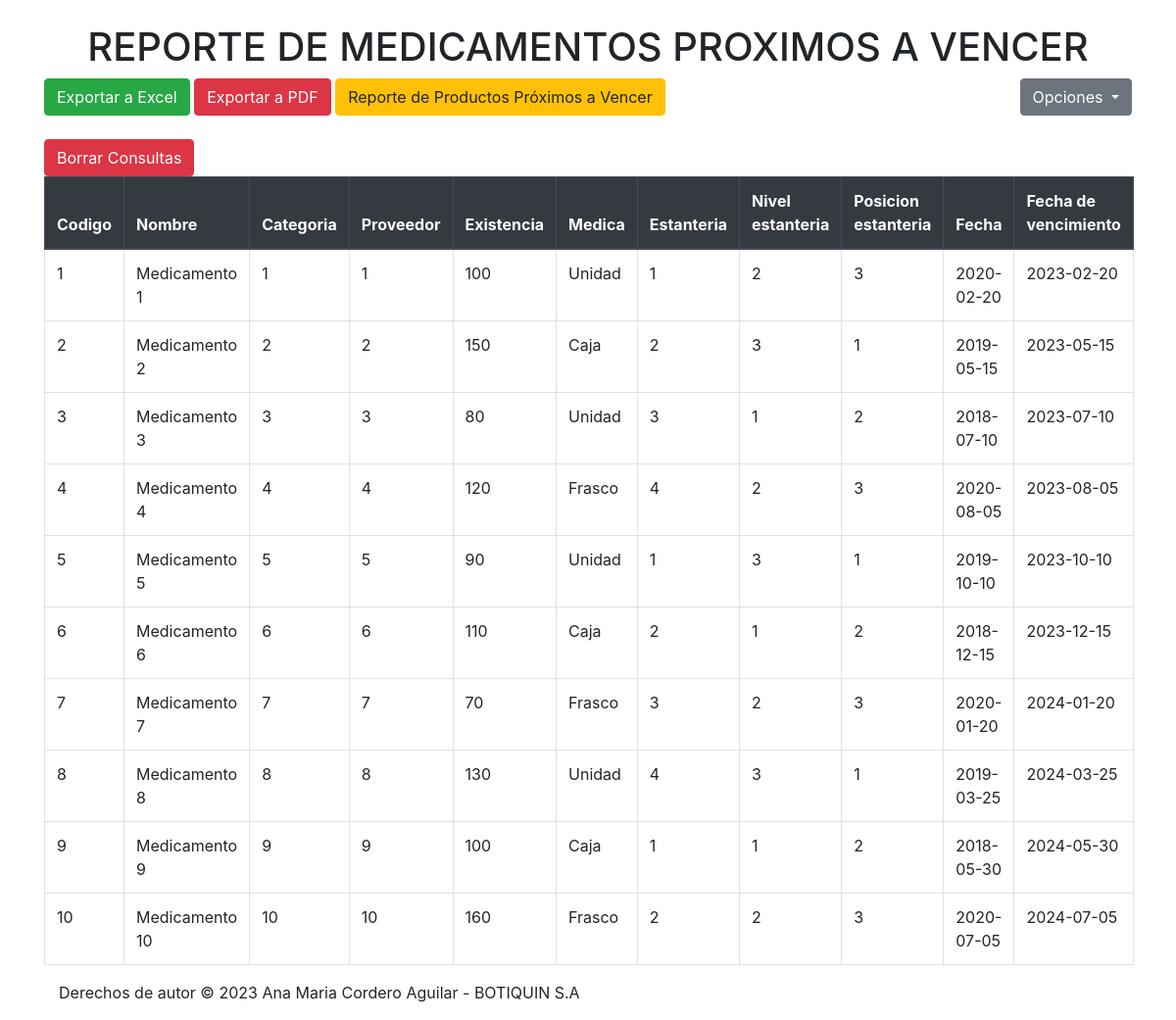
The app's page /Menu/reportes/Reportes2.php (signed in) with its own data.
### tables this page shows
CREATE TABLE
    IF NOT EXISTS Medications (
        Code INT NOT NULL AUTO_INCREMENT PRIMARY KEY,
        Description VARCHAR(255) NOT NULL,
        Lot VARCHAR(110) NOT NULL,
        Quantity INT NOT NULL,
        Purchase_Price DECIMAL(30, 2) NOT NULL,
        Sale_Price DECIMAL(30, 2) NOT NULL,
        Status VARCHAR(30) NOT NULL,
        Category_Code INT,
         
        Supplier_Code INT,
         
        Entry_Date DATE NOT NULL,
        Expiry_Date DATE NOT NULL,
        Unit_of_Measure VARCHAR(50) NOT NULL,
        Shelf_Number INT NOT NULL,
        Shelf_Level INT NOT NULL,
        shelf_position_number INT NOT NULL,
        CONSTRAINT FK_Category FOREIGN KEY (Category_Code) REFERENCES Categories(Code),
        CONSTRAINT FK_Supplier FOREIGN KEY (Supplier_Code) REFERENCES Suppliers(Code)
    );

### Menu/reportes/Reportes2.php (the view, shortened to what this page needs)
<?php
$inicio = 0;
$servername = "localhost";
$username = "root";
$password = "";
$dbname = "botiquin_sa";
$conn = new mysqli($servername, $username, $password, $dbname);
$medicamentosPorPagina = 10;
if (isset($_GET['start_date']) && isset($_GET['end_date'])) {
    $start_date = $_GET['start_date'];
    $end_date = $_GET['end_date'];
    $sql = "SELECT * FROM medications WHERE Entry_Date BETWEEN '$start_date' AND '$end_date' LIMIT $inicio, $medicamentosPorPagina";
} else {
    $sql = "SELECT * FROM medications LIMIT $inicio, $medicamentosPorPagina";
}
$result = $conn->query($sql);
?>
<!DOCTYPE html>
<html>
<head>
    <link rel="stylesheet" href="https://maxcdn.bootstrapcdn.com/bootstrap/4.5.2/css/bootstrap.min.css">
    <link rel="stylesheet" href="https://cdnjs.cloudflare.com/ajax/libs/font-awesome/5.15.3/css/all.min.css">
</head>
<body>
    <div class="container">
        <h1 class="mt-4 text-center">REPORTE DE MEDICAMENTOS PROXIMOS A VENCER</h1>
        <div class="btn-group float-right">
            <button type="button" class="btn btn-secondary dropdown-toggle" data-toggle="dropdown" aria-haspopup="true" aria-expanded="false">
                Opciones
            </button>
        </div>
        <button class="btn btn-success" id="exportToExcel">Exportar a Excel</button>
        <button class="btn btn-danger" id="exportToPDF">Exportar a PDF</button>
        <button type="button" class="btn btn-warning" id="searchExpiringProducts">Reporte de Productos Próximos a Vencer</button>
        <button class="btn btn-danger" id="borrarConsultas">Borrar Consultas</button>
        <table id="table-to-export" class="table table-bordered">
            <thead class="thead-dark">
                <tr>
                    <th>Codigo</th>
                    <th>Nombre</th>
                    <th>Categoria</th>
                    <th>Proveedor</th>
                    <th>Existencia</th>
                    <th>Medica</th>
                    <th>Estanteria</th>
                    <th>Nivel estanteria</th>
                    <th>Posicion estanteria</th>
                    <th>Fecha</th>
                    <th>Fecha de vencimiento</th>
                </tr>
            </thead>
            <tbody>
                <?php
                if ($result->num_rows > 0) {
                    while ($row = $result->fetch_assoc()) {
                        echo "<tr>";
                        echo "<td>" . $row["Code"] . "</td>";
                        echo "<td>" . $row["Description"] . "</td>";
                        echo "<td>" . $row["Category_Code"] . "</td>";
                        echo "<td>" . $row["Supplier_Code"] . "</td>";
                        echo "<td>" . $row["Quantity"] . "</td>";
                        echo "<td>" . $row["Unit_of_Measure"] . "</td>";
                        echo "<td>" . $row["Shelf_Number"] . "</td>";
                        echo "<td>" . $row["Shelf_Level"] . "</td>";
                        echo "<td>" . $row["shelf_position_number"] . "</td>";
                        echo "<td>" . $row["Entry_Date"] . "</td>";
                        echo "<td>" . $row["Expiry_Date"] . "</td>";
                    }
                } else {
                    echo "<tr><td colspan='10'>No se encontraron registros.</td></tr>";
                }
                ?>
            </tbody>
        </table>
</body>
<footer>
    <div class="container">
        <p>Derechos de autor &copy; 2023 Ana Maria Cordero Aguilar - BOTIQUIN S.A</p>
    </div>
</footer>
</html>

### records on screen
medications: Code "1", Description "Medicamento 1", Category_Code "1", Supplier_Code "1", Quantity "100", Unit_of_Measure "Unidad", Shelf_Number "1", Shelf_Level "2", shelf_position_number "3", Entry_Date "2020-02-20", Expiry_Date "2023-02-20"
medications: Code "2", Description "Medicamento 2", Category_Code "2", Supplier_Code "2", Quantity "150", Unit_of_Measure "Caja", Shelf_Number "2", Shelf_Level "3", shelf_position_number "1", Entry_Date "2019-05-15", Expiry_Date "2023-05-15"
medications: Code "3", Description "Medicamento 3", Category_Code "3", Supplier_Code "3", Quantity "80", Unit_of_Measure "Unidad", Shelf_Number "3", Shelf_Level "1", shelf_position_number "2", Entry_Date "2018-07-10", Expiry_Date "2023-07-10"
medications: Code "4", Description "Medicamento 4", Category_Code "4", Supplier_Code "4", Quantity "120", Unit_of_Measure "Frasco", Shelf_Number "4", Shelf_Level "2", shelf_position_number "3", Entry_Date "2020-08-05", Expiry_Date "2023-08-05"
medications: Code "5", Description "Medicamento 5", Category_Code "5", Supplier_Code "5", Quantity "90", Unit_of_Measure "Unidad", Shelf_Number "1", Shelf_Level "3", shelf_position_number "1", Entry_Date "2019-10-10", Expiry_Date "2023-10-10"
medications: Code "6", Description "Medicamento 6", Category_Code "6", Supplier_Code "6", Quantity "110", Unit_of_Measure "Caja", Shelf_Number "2", Shelf_Level "1", shelf_position_number "2", Entry_Date "2018-12-15", Expiry_Date "2023-12-15"
medications: Code "7", Description "Medicamento 7", Category_Code "7", Supplier_Code "7", Quantity "70", Unit_of_Measure "Frasco", Shelf_Number "3", Shelf_Level "2", shelf_position_number "3", Entry_Date "2020-01-20", Expiry_Date "2024-01-20"
medications: Code "8", Description "Medicamento 8", Category_Code "8", Supplier_Code "8", Quantity "130", Unit_of_Measure "Unidad", Shelf_Number "4", Shelf_Level "3", shelf_position_number "1", Entry_Date "2019-03-25", Expiry_Date "2024-03-25"
medications: Code "9", Description "Medicamento 9", Category_Code "9", Supplier_Code "9", Quantity "100", Unit_of_Measure "Caja", Shelf_Number "1", Shelf_Level "1", shelf_position_number "2", Entry_Date "2018-05-30", Expiry_Date "2024-05-30"
medications: Code "10", Description "Medicamento 10", Category_Code "10", Supplier_Code "10", Quantity "160", Unit_of_Measure "Frasco", Shelf_Number "2", Shelf_Level "2", shelf_position_number "3", Entry_Date "2020-07-05", Expiry_Date "2024-07-05"
